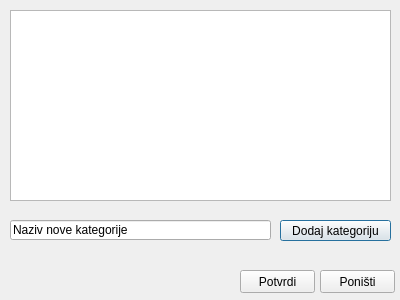
<?xml version="1.0" encoding="UTF-8"?>
<ui version="4.0">
 <class>dlgKategorije</class>
 <widget class="QDialog" name="dlgKategorije">
  <property name="geometry">
   <rect>
    <x>0</x>
    <y>0</y>
    <width>400</width>
    <height>300</height>
   </rect>
  </property>
  <property name="contextMenuPolicy">
   <enum>Qt::DefaultContextMenu</enum>
  </property>
  <property name="windowTitle">
   <string>Izbor kategorija kojima dokument pripada</string>
  </property>
  <property name="windowIcon">
   <iconset>
    <normaloff>../Resources/documents.png</normaloff>../Resources/documents.png</iconset>
  </property>
  <widget class="QTableView" name="tblKategorije">
   <property name="geometry">
    <rect>
     <x>10</x>
     <y>10</y>
     <width>381</width>
     <height>191</height>
    </rect>
   </property>
   <property name="autoFillBackground">
    <bool>false</bool>
   </property>
   <property name="locale">
    <locale language="Serbian" country="BosniaAndHerzegowina"/>
   </property>
   <property name="frameShadow">
    <enum>QFrame::Sunken</enum>
   </property>
   <property name="lineWidth">
    <number>1</number>
   </property>
  </widget>
  <widget class="QPushButton" name="btnDodajKategoriju">
   <property name="geometry">
    <rect>
     <x>280</x>
     <y>220</y>
     <width>111</width>
     <height>21</height>
    </rect>
   </property>
   <property name="text">
    <string>Dodaj kategoriju</string>
   </property>
  </widget>
  <widget class="QPushButton" name="btnPonisti">
   <property name="geometry">
    <rect>
     <x>320</x>
     <y>270</y>
     <width>75</width>
     <height>23</height>
    </rect>
   </property>
   <property name="text">
    <string>Poništi</string>
   </property>
  </widget>
  <widget class="QPushButton" name="btnPotvrdi">
   <property name="geometry">
    <rect>
     <x>240</x>
     <y>270</y>
     <width>75</width>
     <height>23</height>
    </rect>
   </property>
   <property name="text">
    <string>Potvrdi</string>
   </property>
  </widget>
  <widget class="QLineEdit" name="txtNazivKategorije">
   <property name="geometry">
    <rect>
     <x>10</x>
     <y>220</y>
     <width>261</width>
     <height>20</height>
    </rect>
   </property>
   <property name="text">
    <string>Naziv nove kategorije</string>
   </property>
  </widget>
 </widget>
 <resources/>
 <connections/>
</ui>
